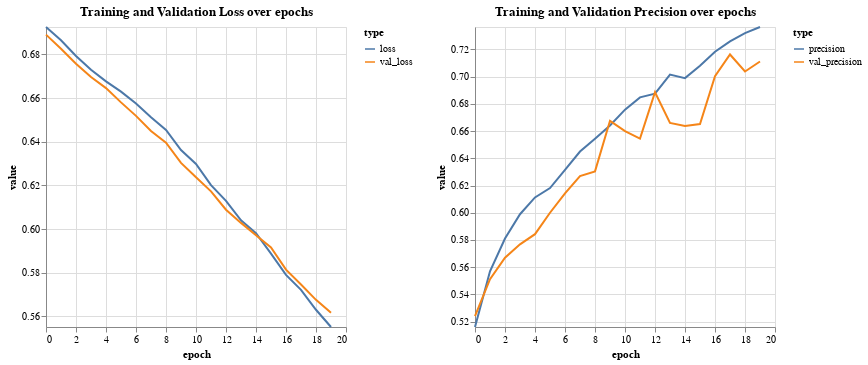

Notebook code for this chart:
### Markdown cell above
After training the feedforward neural network, there are some things standing out.

As seen in the visualizatons below, both the training and validation loss decline per epoch. Same goes for precision which inclines per epoch. Both metrics show small signs of overfitting as the training metrics perform increasingly better compared to the validation metrics per epoch. Overfitting should be avoided as the performance on new, unseen data will be significantly worse than the performance on training data.

Also by using more epochs, the model can still be improved. Both loss and precision seem like with more epochs their values could still improve.

### Code cell
visualizeHistory(ff_hist)

### Figure 1 — Vega-Lite specification as saved in the notebook (floating-point values rounded to 4 significant figures)
{"config": {"view": {"continuousWidth": 300, "continuousHeight": 300}}, "hconcat": [{"data": {"name": "data-877b5cd90e22d9a0b7cf89e0ca0214b9"}, "mark": {"type": "line"}, "encoding": {"color": {"field": "type", "legend": {"orient": "right"}, "type": "nominal"}, "x": {"field": "epoch", "type": "quantitative"}, "y": {"field": "value", "scale": {"domain": [0.5552, 0.6926]}, "type": "quantitative"}}, "title": "Training and Validation Loss over epochs"}, {"data": {"name": "data-52a799254bc179129bdb36a3d602f30b"}, "mark": {"type": "line"}, "encoding": {"color": {"field": "type", "legend": {"orient": "right"}, "type": "nominal"}, "x": {"field": "epoch", "type": "quantitative"}, "y": {"field": "value", "scale": {"domain": [0.516, 0.7365]}, "type": "quantitative"}}, "title": "Training and Validation Precision over epochs"}], "resolve": {"scale": {"color": "independent"}}, "$schema": "https://vega.github.io/schema/vega-lite/v5.20.1.json", "datasets": {"data-877b5cd90e22d9a0b7cf89e0ca0214b9": [{"epoch": 0, "type": "loss", "value": 0.6926}, {"epoch": 1, "type": "loss", "value": 0.6865}, {"epoch": 2, "type": "loss", "value": 0.6793}, {"epoch": 3, "type": "loss", "value": 0.6729}, {"epoch": 4, "type": "loss", "value": 0.6677}, {"epoch": 5, "type": "loss", "value": 0.663}, {"epoch": 6, "type": "loss", "value": 0.6575}, {"epoch": 7, "type": "loss", "value": 0.6512}, {"epoch": 8, "type": "loss", "value": 0.6454}, {"epoch": 9, "type": "loss", "value": 0.6362}, {"epoch": 10, "type": "loss", "value": 0.6299}, {"epoch": 11, "type": "loss", "value": 0.6201}, {"epoch": 12, "type": "loss", "value": 0.6129}, {"epoch": 13, "type": "loss", "value": 0.604}, {"epoch": 14, "type": "loss", "value": 0.5982}, {"epoch": 15, "type": "loss", "value": 0.5887}, {"epoch": 16, "type": "loss", "value": 0.5791}, {"epoch": 17, "type": "loss", "value": 0.5722}, {"epoch": 18, "type": "loss", "value": 0.5631}, {"epoch": 19, "type": "loss", "value": 0.5552}, {"epoch": 0, "type": "val_loss", "value": 0.6891}, {"epoch": 1, "type": "val_loss", "value": 0.6826}, {"epoch": 2, "type": "val_loss", "value": 0.6757}, {"epoch": 3, "type": "val_loss", "value": 0.6696}, {"epoch": 4, "type": "val_loss", "value": 0.6646}, {"epoch": 5, "type": "val_loss", "value": 0.658}, {"epoch": 6, "type": "val_loss", "value": 0.6519}, {"epoch": 7, "type": "val_loss", "value": 0.6449}, {"epoch": 8, "type": "val_loss", "value": 0.6396}, {"epoch": 9, "type": "val_loss", "value": 0.6303}, {"epoch": 10, "type": "val_loss", "value": 0.6238}, {"epoch": 11, "type": "val_loss", "value": 0.6173}, {"epoch": 12, "type": "val_loss", "value": 0.6089}, {"epoch": 13, "type": "val_loss", "value": 0.6029}, {"epoch": 14, "type": "val_loss", "value": 0.5972}, {"epoch": 15, "type": "val_loss", "value": 0.5916}, {"epoch": 16, "type": "val_loss", "value": 0.5815}, {"epoch": 17, "type": "val_loss", "value": 0.5746}, {"epoch": 18, "type": "val_loss", "value": 0.5676}, {"epoch": 19, "type": "val_loss", "value": 0.5617}], "data-52a799254bc179129bdb36a3d602f30b": [{"epoch": 0, "type": "precision", "value": 0.516}, {"epoch": 1, "type": "precision", "value": 0.557}, {"epoch": 2, "type": "precision", "value": 0.5811}, {"epoch": 3, "type": "precision", "value": 0.5989}, {"epoch": 4, "type": "precision", "value": 0.6112}, {"epoch": 5, "type": "precision", "value": 0.6182}, {"epoch": 6, "type": "precision", "value": 0.6315}, {"epoch": 7, "type": "precision", "value": 0.645}, {"epoch": 8, "type": "precision", "value": 0.6544}, {"epoch": 9, "type": "precision", "value": 0.6641}, {"epoch": 10, "type": "precision", "value": 0.6758}, {"epoch": 11, "type": "precision", "value": 0.6848}, {"epoch": 12, "type": "precision", "value": 0.6876}, {"epoch": 13, "type": "precision", "value": 0.7015}, {"epoch": 14, "type": "precision", "value": 0.6989}, {"epoch": 15, "type": "precision", "value": 0.708}, {"epoch": 16, "type": "precision", "value": 0.7183}, {"epoch": 17, "type": "precision", "value": 0.726}, {"epoch": 18, "type": "precision", "value": 0.7321}, {"epoch": 19, "type": "precision", "value": 0.7365}, {"epoch": 0, "type": "val_precision", "value": 0.524}, {"epoch": 1, "type": "val_precision", "value": 0.5511}, {"epoch": 2, "type": "val_precision", "value": 0.567}, {"epoch": 3, "type": "val_precision", "value": 0.5767}, {"epoch": 4, "type": "val_precision", "value": 0.5843}, {"epoch": 5, "type": "val_precision", "value": 0.6}, {"epoch": 6, "type": "val_precision", "value": 0.6142}, {"epoch": 7, "type": "val_precision", "value": 0.627}, {"epoch": 8, "type": "val_precision", "value": 0.6304}, {"epoch": 9, "type": "val_precision", "value": 0.6675}, {"epoch": 10, "type": "val_precision", "value": 0.6599}, {"epoch": 11, "type": "val_precision", "value": 0.6545}, {"epoch": 12, "type": "val_precision", "value": 0.6886}, {"epoch": 13, "type": "val_precision", "value": 0.6661}, {"epoch": 14, "type": "val_precision", "value": 0.6638}, {"epoch": 15, "type": "val_precision", "value": 0.6652}, {"epoch": 16, "type": "val_precision", "value": 0.7003}, {"epoch": 17, "type": "val_precision", "value": 0.7163}, {"epoch": 18, "type": "val_precision", "value": 0.7038}, {"epoch": 19, "type": "val_precision", "value": 0.7112}]}}
